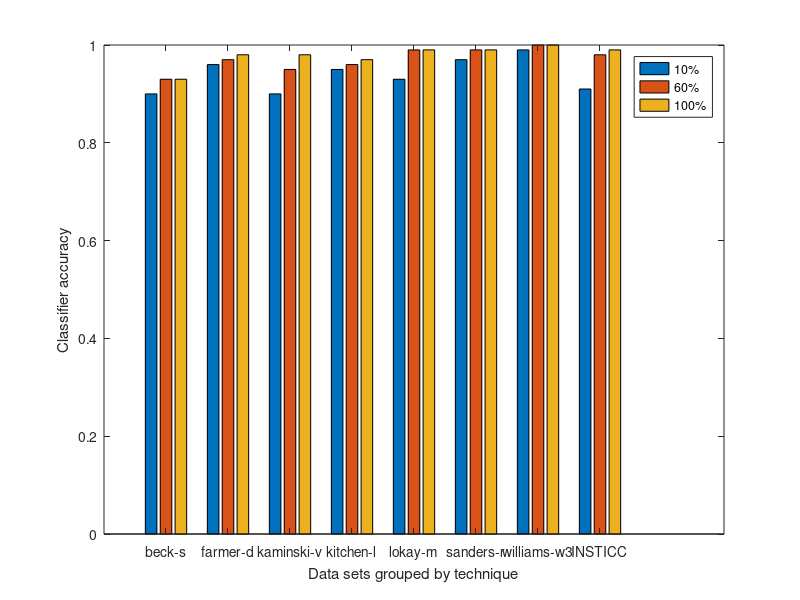

Write the MATLAB code that produced this figure.
becks = [0.90  0.93  0.93]
farmerd = [0.96  0.97  0.98]
kaminskiv = [0.90  0.95  0.98]
kitchenl = [0.95  0.96  0.97]
lokaym = [0.93  0.99  0.99]
sandersr = [0.97  0.99  0.99]
williamsw3 = [0.99  1.00  1.00]
insticc = [0.91  0.98  0.99]


x = [becks; farmerd; kaminskiv; kitchenl; lokaym; sandersr; williamsw3; insticc]
bar(x)

xlabel('Data sets grouped by technique');
ylabel('Classifier accuracy');

xtick = {'beck-s', 'farmer-d', 'kaminski-v', 'kitchen-l', 'lokay-m', 'sanders-r', 'williams-w3', 'INSTICC'}
set(gca, 'XTickLabel', xtick); 

legend('10%', '60%', '100%')
